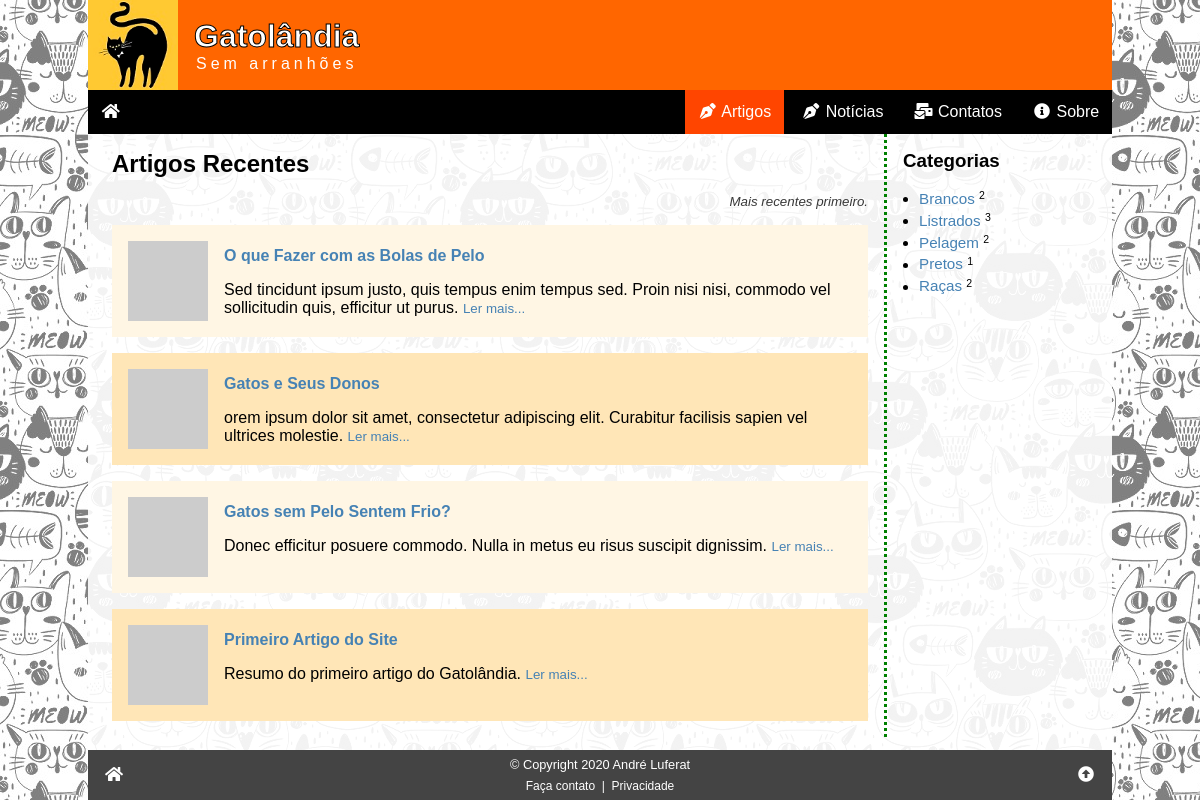
Page /artigos.php on the earlier database version.
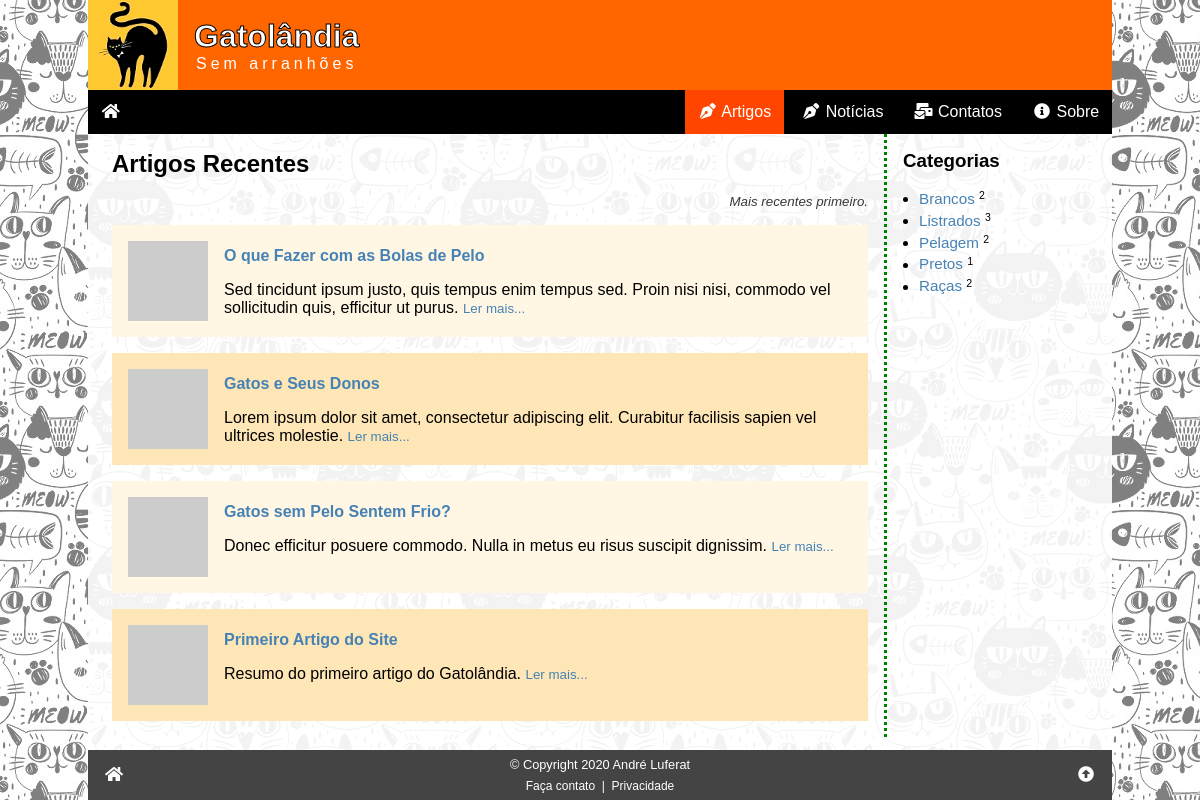
Same page on the later database version.
### tables this page shows
CREATE TABLE artigos (
    id_artigo INT PRIMARY KEY NOT NULL AUTO_INCREMENT,
    data TIMESTAMP DEFAULT CURRENT_TIMESTAMP,
    titulo VARCHAR(255) NOT NULL,
    imagem VARCHAR(255) COMMENT 'URL da imagem - thumbnail',
    resumo VARCHAR(255) NOT NULL COMMENT 'Resumo do artigo',
    texto LONGTEXT NOT NULL COMMENT 'Texto (HTML) do artigo completo',
    autor_id INT NOT NULL,
    campo1 TEXT COMMENT 'Reservado para uso futuro',
    campo2 TEXT COMMENT 'Reservado para uso futuro',
    campo3 TEXT COMMENT 'Reservado para uso futuro',
    status ENUM ('inativo', 'ativo') DEFAULT 'ativo',

     
    FOREIGN KEY (autor_id) REFERENCES autores (id_autor)
);

CREATE TABLE categorias (
    id_categoria INT PRIMARY KEY NOT NULL AUTO_INCREMENT,
    nome VARCHAR(127) NOT NULL
);

### artigos.php (the view, shortened to what this page needs)
<?php
require '_config.php';
$titulo = "Artigos Recentes";
$css = "/css/artigos.css";
$menu = "artigos";
$idcat = (isset($_GET['c'])) ? intval($_GET['c']) : 0;
if ($idcat > 0) {
    $sql = <<<SQL
SELECT id_artigo, titulo, imagem, resumo, id_categoria, nome FROM artigos
    INNER JOIN art_cat ON artigo_id = id_artigo
    INNER JOIN categorias ON categoria_id = id_categoria
WHERE categoria_id = '{$idcat}' AND status = 'ativo'
    ORDER BY data DESC
SQL;
} else {
    $sql = "SELECT id_artigo, titulo, imagem, resumo FROM artigos WHERE status = 'ativo' ORDER BY data DESC";
}
$res = $conn->query($sql);
$artigos = '';
if ($res->num_rows > 0) {
    while ($art = $res->fetch_assoc()) {
        $artigos .= <<<HTML
<div class="artigo">
    <a href="artigo.php?id={$art['id_artigo']}"><img src="{$art['imagem']}" alt="{$art['titulo']}"></a>
    <a href="artigo.php?id={$art['id_artigo']}"><h4>{$art['titulo']}</h4></a>
    <span>{$art['resumo']}</span>
    <small><a href="artigo.php?id={$art['id_artigo']}">Ler mais...</a></small>
</div>
HTML;
    }
} else {
    $artigos = '<p class="center">Nenhum artigo encontrado!</p>';
}
$cattitulo = $titulo;
$sql = "SELECT * FROM categorias ORDER BY nome";
$res = $conn->query($sql);
$categorias = '<ul>';
while ($cat = $res->fetch_assoc()) {
    $sql2 = "SELECT id_art_cat FROM `art_cat` WHERE categoria_id = {$cat['id_categoria']}";
    $res2 = $conn->query($sql2);
    $total = $res2->num_rows;
    if($total > 0) {
        $categorias .= <<<HTML
        <li><a href="artigos.php?c={$cat['id_categoria']}">{$cat['nome']}</a> <small><sup>{$total}</sup></small></li>
HTML;
    }
}
$categorias .= '</ul>';
require '_header.php';
?>
<div class="row">
    <div class="col1">
        <h2><?php echo $cattitulo ?></h2>
        <small class="subtitulo">Mais recentes primeiro.</small>
        <?php echo $artigos ?>
    </div>
    <aside class="col2">
        <h3>Categorias</h3>
        <?php echo $categorias ?>
    </aside>
</div>
<?php
require '_footer.php';
?>

### _header.php (shortened to what this page needs)
<?php
if ( $css == "" ) {
    $css = null;
} else {
    $css = "\t<link rel=\"stylesheet\" href=\"{$css}\">\n";
}
?><!DOCTYPE html>
<html lang="pt-br">
<head>
    <link rel="stylesheet" href="/css/global.css">
<?php echo $css ?>
    <link rel="stylesheet" href="/css/all.min.css">
</head>
<body>
<div class="wrap">
    <header class="header">
        <a href="index.php"><img src="/img/logo01.jpg" alt="Gatolândia" title="Home Page do Gatolândia"></a>
        <h1>Gatolândia<small>Sem arranhões</small></h1>
    </header>
    <nav>
        <div class="nav">
            <a href="/" title="Página inicial"><i class="fas fa-fw fa-home"></i></a>
            <div id="menulinks">
                <a <?php echo ($menu == 'artigos') ? 'class="active"' : null; ?> href="/artigos.php"><i class="fas fa-fw fa-pen-nib"></i> Artigos</a>
                <a <?php echo ($menu == 'noticias') ? 'class="active"' : null; ?> href="/noticias.php"><i class="fas fa-fw fa-pen-nib"></i> Notícias</a>
                <a <?php echo ($menu == 'contatos') ? 'class="active"' : null; ?> href="/contatos.php"><i class="fas fa-fw fa-mail-bulk"></i> Contatos</a>
                <a <?php echo ($menu == 'sobre') ? 'class="active"' : null; ?> href="/sobre.php"><i class="fas fa-fw fa-info-circle"></i> Sobre</a>
            </div>
        </div>
    </nav>
    <main class="main">

### _footer.php (shortened to what this page needs)
</main>
    <footer class="footer">
        <a href="/" title="Ir para a página inicial"><i class="fas fa-fw fa-home"></i></a>
        <div>
            &copy; Copyright 2020 André Luferat
            <div>
                <a href="/contatos.php">&nbsp;Faça contato&nbsp;</a>
                |
                <a href="/privacidade.php">&nbsp;Privacidade&nbsp;</a>
            </div>
        </div>
        <a href="#topo" title="Ir para o topo da página"><i class="fas fa-fw fa-arrow-alt-circle-up"></i></a>
    </footer>
</div>
</body>
</html>

### css/global.css (style rules this page uses)
:root { --tamanho-texto-site: 16px; --tipo-fonte-site: sans-serif; --cor-dos-links: steelblue; --cor-dos-links-em-hover: orangered; --fundo-da-pagina: url('/img/fundo02.jpg') black fixed; }
* { box-sizing: border-box; }
html, body { padding: 0; margin: 0; width: 100%; height: 100%; position: relative; font-size: var(--tamanho-texto-site); font-family: var(--tipo-fonte-site); }
a { color: var(--cor-dos-links); text-decoration: none; }
p, h1, h2, h3, h4, h5 { margin: 1rem 0; }
body { background: var(--fundo-da-pagina); }
.wrap { background: rgba(255, 255, 255, .9); width: 100%; max-width: 1024px; margin: auto; }
.header { background: #ff6600; color: white; display: flex; align-items: center; }
.header img { width: 90px; height: 90px; display: block; margin-right: 1rem; }
.header h1 { margin: 0; text-align: center; -webkit-text-stroke: 1px #000; }
.header small { display: block; font-size: 1rem; font-weight: normal; letter-spacing: .25rem; text-shadow: none; -webkit-text-stroke: 0; }
.footer { display: flex; justify-content: space-between; align-items: center; background: #444; color: white; text-align: center; }
.footer a { padding: 1rem; color: white; }
.footer>div { font-size: .8rem; }
.footer>div>div { font-size: .75rem; margin-top: .4rem; }
.footer>div>div a { padding: 0; }
.main { padding: 0 1.5rem; }
.nav { background: #000; display: flex; justify-content: flex-end; position: relative; }
.nav a { display: block; padding: .8rem; color: #fff; }
.nav a:hover, .active { background: orangered; text-decoration: none; }
.nav>a:first-child { margin-right: auto; }
#menulinks { display: none; background: #333; position: absolute; top: 2.75rem; left: 0; box-shadow: 5px 5px 5px #888; min-width: 70%; }
@media (min-width: 575px) { #menulinks { display: inline-block; background: inherit; position: relative; top: auto; left: auto; box-shadow: none; min-width: auto; } }
@media (min-width: 575px) { .nav a { display: inline-block; } }
.wrap { display: flex; flex-direction: column; min-height: 100%; }
.main { flex-grow: 1; }

### css/artigos.css (style rules this page uses)
.artigo { padding: 1rem; overflow: auto; margin-bottom: 1rem; }
.artigo:nth-child(even) { background: rgb(255, 230, 183); }
.artigo:nth-child(odd) { background: rgb(255, 246, 228); }
.artigo img { width: 80px; height: 80px; float: left; margin-right: 1rem; }
.artigo h4 { margin-top: 0.4rem; }
.subtitulo { display: block; margin-bottom: 1rem; text-align: right; color: rgb(56, 56, 56); font-style: italic; }
.row { display: flex; width: 100%; flex-direction: column; }
.col2 { width: 100%; border-top: 3px dotted green; margin-top: 2rem; margin-bottom: 2rem; }
aside ul { margin: 0; padding: 0; padding-left: 1rem; line-height: 1.4; font-size: .95rem; }
@media (min-width: 640px) { .row { flex-direction: row; } }
@media (min-width: 640px) { .col1 { flex-grow: 1; padding-right: 1rem; } }
@media (min-width: 640px) { .col2 { width: 250px; padding-left: 1rem; border: 0; margin: 0; border-left: 3px dotted green; } }

Differences in the rows shown:
changed artigos "Gatos e Seus Donos": resumo "orem ipsum dolor sit amet, consectetur adipiscing elit. Curabitur facilisis sapien vel ultrices molestie." → "Lorem ipsum dolor sit amet, consectetur adipiscing elit. Curabitur facilisis sapien vel ultrices molestie."
